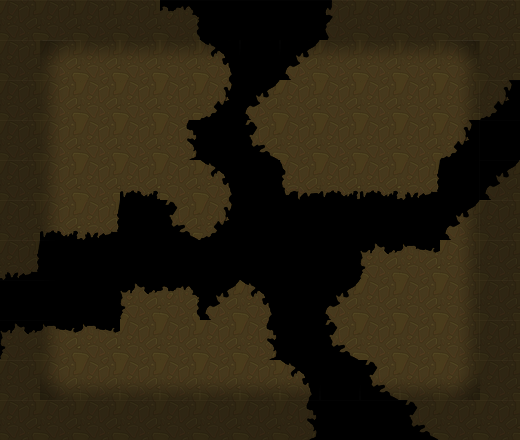

A level layout from a 2D game, rendered from its tile map. Below: a short description, then the map file with tile-grid data replaced by summaries:
An orthogonal 13x11 tile map with 40x40 px tiles, 2 tile layers (块层 2, 块层 2).

<map version="1.0" orientation="orthogonal" width="13" height="11" tilewidth="40" tileheight="40">
 <tileset firstgid="1" name="mdmap_skin" tilewidth="40" tileheight="40">
  <image source="mdmap_skin.png" width="400" height="240" />
 </tileset>
 <layer name="块层 2" width="13" height="11">
  <data>[143 cells, 113 non-empty, 20 distinct tile ids]</data>
 </layer>
 <layer name="块层 2" width="13" height="11">
  <data>[143 cells, 80 non-empty, 9 distinct tile ids]</data>
 </layer>
</map>
